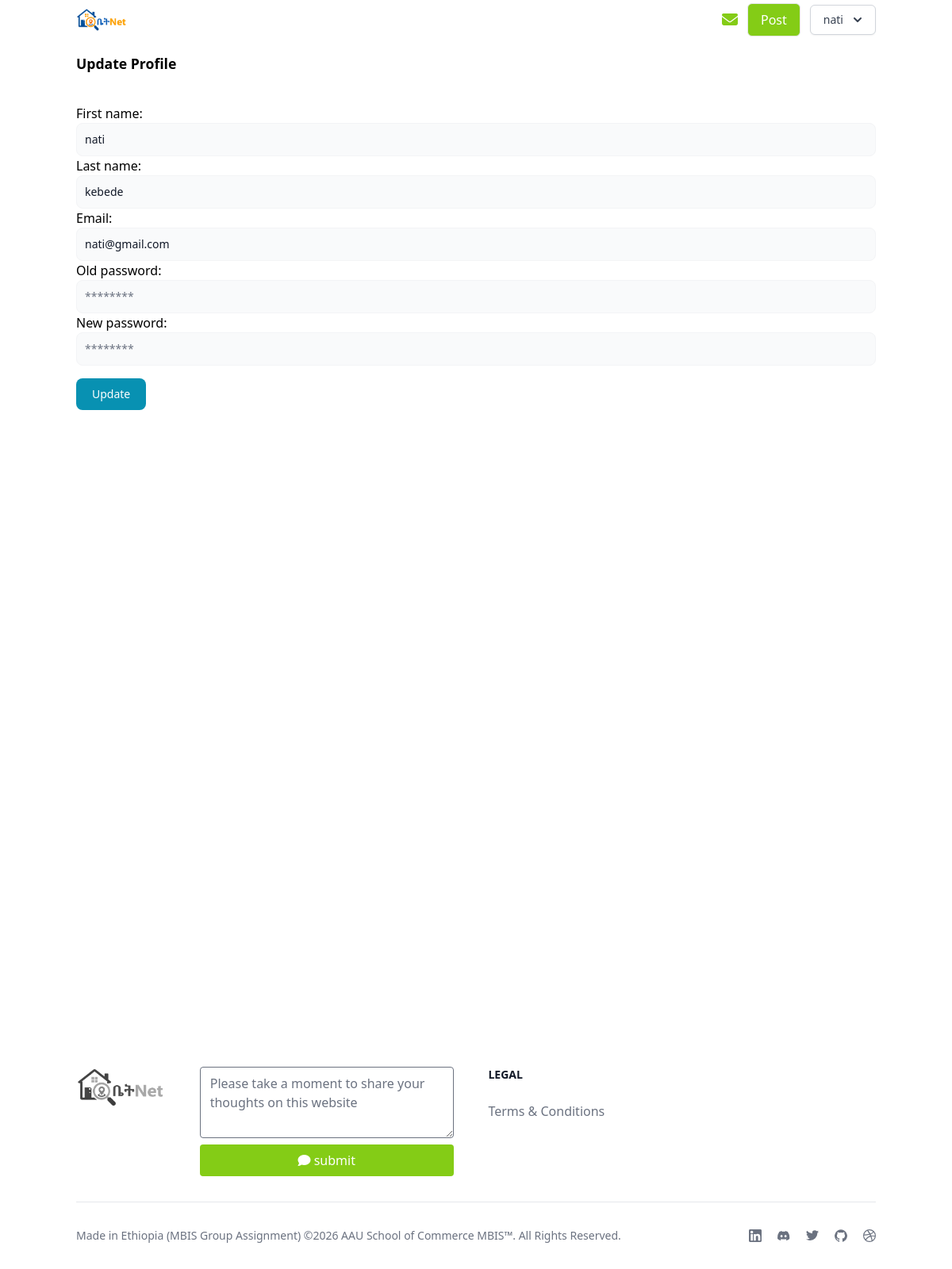
The app's page /landing/profile/update (signed in) with its own data.
### users/models.py (models this page shows, shortened)
class CustomUser(AbstractBaseUser):
    first_name = models.CharField(max_length=100, blank=True, null=True)
    last_name = models.CharField(max_length=100, blank=True, null=True)
    email = models.EmailField(unique=True)
    is_active = models.BooleanField(default=True)
    is_admin = models.BooleanField(default=False)
    is_staff = models.BooleanField(default=False)
    created_at = models.DateTimeField(auto_now_add=True)
    updated_at = models.DateTimeField(auto_now=True)
    objects = CustomUserManager()
    USERNAME_FIELD = 'email'

### users/views.py (the view)
# urls.py: path('profile/update',profile_update_view,name='profile_update_view')
@login_required
def profile_update_view(request):
    if request.method == 'POST':
        form = ProfileUpdateForm(request.POST)
        if form.is_valid():
            user = request.user
            old_password = form.cleaned_data['old_password']
            new_email = form.cleaned_data['email']
            new_first_name = form.cleaned_data['first_name']
            new_last_name = form.cleaned_data['last_name']
            new_password = form.cleaned_data['new_password']
            if user.check_password(old_password):
                user.email = new_email
                user.first_name = new_first_name
                user.last_name = new_last_name
                if new_password:
                    user.set_password(new_password)
                user.save()
                messages.success(request, 'Profile updated successfully.')
                return redirect('profile_update_view')
            else:
                messages.error(request, 'Incorrect old password. Profile update failed.')
    else:
        form = ProfileUpdateForm(initial={
            'first_name': request.user.first_name,
            'last_name': request.user.last_name,
            'email': request.user.email,
        })
    return render(request, 'user/profile_update.html', {'form': form})

### templates/user/profile_update.html (shortened to what this page needs)
{% extends "base.html" %}
{% block content %}
    <div class=" mt-5">
        <h3 class=" text-2xl mb-10 font-semibold">Update Profile</h3>
        <form method="POST">
            {{form.as_p}}
            <button class="text-white mt-4 bg-cyan-600 hover:bg-cyan-800 focus:ring-4 focus:outline-none focus:ring-cyan-300 font-medium rounded-lg text-sm w-full sm:w-auto px-5 py-2.5 text-center ">
                Update</button>
        </form>
    </div>
{% endblock content %}

### templates/base.html (shortened to what this page needs)
{% load static tailwind_tags %}
{% load static %}
<!DOCTYPE html>
<html lang="en">
<head>
    <link href="{% static 'fontawesomefree/css/fontawesome.css' %}" rel="stylesheet" type="text/css">
    <link href="{% static 'fontawesomefree/css/brands.css' %}" rel="stylesheet" type="text/css">
    <link href="{% static 'fontawesomefree/css/solid.css' %}" rel="stylesheet" type="text/css">
    {% tailwind_css %}
</head>
<body class=" bg-white lg:px-28 px-2  min-h-[100rem] flex flex-col justify-between">
    <div>
        <nav class="bg-white py-1 w-full  flex sm:flex-row flex-col items-center justify-between sticky top-0 z-50">
            <div class=" hidden sm:flex items-center gap-1 text-3xl">
              <a href="{% url 'listings' %}" class="flex items-center gap-1 text-3xl">
                <div class=" flex flex-col gap-0 font-serif">
                    <img class="w-[4rem] object-cover flex-none" src="{% static 'logo.png' %}" alt="Listing Media">
                </div>
              </a>
            </div>
            <div class=" flex  items-center gap-3">
                {%if user.is_authenticated%}
                <a href="{% url 'conversation_list' %}" class=" hidden sm:block">
                    <i  class="fa fa-envelope text-xl text-lime-500" ></i>
                </a>
                 {%endif%}
                <a  href="{% url 'listing_create' %}" class=" hidden sm:block  border bg-lime-500 hover:bg-lime-700 text-white font-medium py-2 px-4 rounded-md">
                    Post
                </a>
                {%if user.is_authenticated%}
                <div class=" hidden sm:block">
                    <div class="relative inline-block text-left">
                        <div>
                          <button type="button" class="inline-flex justify-center w-full rounded-md border border-gray-300 shadow-sm px-4 py-2 bg-white text-sm font-medium text-gray-700 hover:bg-gray-50 focus:outline-none focus:ring-2 focus:ring-offset-2 focus:ring-offset-gray-100 focus:ring-lime-500" id="menu-button" aria-expanded="false" aria-haspopup="true">
                            {{user.first_name}}
                            <svg class="-mr-1 ml-2 h-5 w-5" xmlns="http://www.w3.org/2000/svg" viewBox="0 0 20 20" fill="currentColor" aria-hidden="true">
                              <path fill-rule="evenodd" d="M5.293 7.293a1 1 0 011.414 0L10 10.586l3.293-3.293a1 1 0 111.414 1.414l-4 4a1 1 0 01-1.414 0l-4-4a1 1 0 010-1.414z" clip-rule="evenodd" />
                            </svg>
                          </button>
                        </div>
                    </div>
                </div>
                {%else%}
                <a href="{%url 'login' %}"  class=" hidden sm:block border bg-lime-500 hover:bg-lime-700 text-white font-medium py-2 px-4 rounded-md">
                    Login
                </a>
                {%endif%}
            </div>
        </nav>
        <div class=" mx-auto">
            {%block content%}
            {%endblock content%}
        </div>
    </div>
    <footer class="bg-white mt-20 ">
        <div class="mx-auto w-full max-w-screen-xl py-6 lg:py-8">
            <div class="md:flex md:justify-between">
              <div class="mb-6 md:mb-0">
                  <a href="#" class="flex items-center">
                    <img class="w-[4rem] md:w-[7rem] object-cover flex-none grayscale hover:grayscale-0 transition" src="{% static 'logo.png' %}" alt="logo">
                  </a>
              </div>
              <div>
                <form action="{% url 'comment-create' %}" method="POST" class=" flex flex-col gap-2 lg:w-[20rem]">
                    <textarea class=" rounded outline-none focus:ring-2 focus:ring-lime-500 border focus:border-lime-500 " maxlength="500" rows="3" cols="40" name="content" id="comment" placeholder="Please take a moment to share your thoughts on this website"></textarea>
                    <button type="submit" class=" bg-lime-500 text-white hover:bg-lime-700 duration-300 focus:ring-2 focus:ring-lime-300 p-2 rounded">
                        <i class="fa fa-comment" aria-hidden="true"></i>
                        submit
                    </button>
                </form>
              </div>
              <div class="grid grid-cols-2 gap-8 sm:gap-6 sm:grid-cols-3">
                  <div>
                      <h2 class="mb-6 text-sm font-semibold text-gray-900 uppercase ">Legal</h2>
                      <ul class="text-gray-500 dark:text-gray-400 font-medium">
                          <li>
                              <a href="{%url 'terms' %}" class="hover:underline">Terms &amp; Conditions</a>
                          </li>
                      </ul>
                  </div>
              </div>
          </div>
          <hr class="my-6 border-gray-200 sm:mx-auto dark:border-gray-700 lg:my-8">
          <div class="sm:flex sm:items-center sm:justify-between">
              <span class="text-sm text-gray-500 sm:text-center dark:text-gray-400">Made in Ethiopia (MBIS Group Assignment) ©2026 <a target="_blank" href="https://aau.edu.et/" class="hover:underline">AAU School of Commerce MBIS™</a>. All Rights Reserved.
              </span>
              <div class="flex mt-4 sm:justify-center sm:mt-0">
                  <a href="https://www.linkedin.com/in/nathnael-legesse-6239591a2/" target="_blank" class="text-gray-500 hover:text-gray-900 ">
                  </a>
                  <a href="#" class="text-gray-500 hover:text-gray-900  ms-5">
                  </a>
                  <a href="#" class="text-gray-500 hover:text-gray-900  ms-5">
                  </a>
                  <a href="#" class="text-gray-500 hover:text-gray-900  ms-5">
                  </a>
                  <a href="#" class="text-gray-500 hover:text-gray-900  ms-5">
                  </a>
              </div>
          </div>
        </div>
    </footer>
    </html>
</body>

### records on screen
CustomUser: first_name "nati", last_name "kebede", email "nati@gmail.com"
